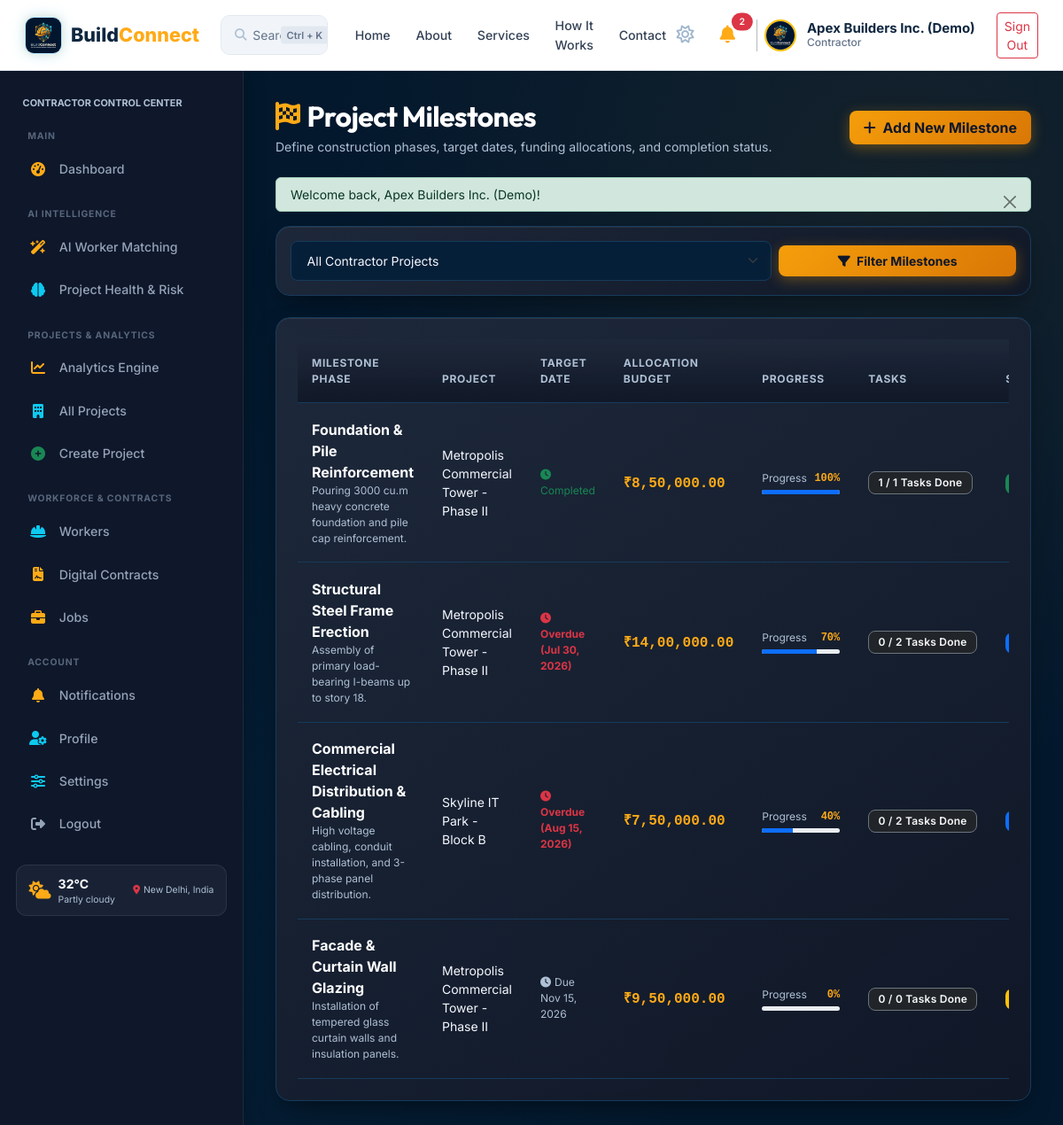
The app's page /contractor/milestones.php (signed in) with its own data.
### tables this page shows
CREATE TABLE IF NOT EXISTS users (
    id INT AUTO_INCREMENT PRIMARY KEY,
    name VARCHAR(100) NOT NULL,
    email VARCHAR(150) UNIQUE NOT NULL,
    password VARCHAR(255) NOT NULL,
    role ENUM('admin', 'contractor', 'worker', 'client') NOT NULL,
    phone VARCHAR(30) DEFAULT NULL,
    avatar VARCHAR(255) DEFAULT 'default_avatar.png',
    status ENUM('active', 'inactive', 'suspended') DEFAULT 'active',
    created_at TIMESTAMP DEFAULT CURRENT_TIMESTAMP,
    updated_at TIMESTAMP DEFAULT CURRENT_TIMESTAMP ON UPDATE CURRENT_TIMESTAMP,
    INDEX idx_user_email (email),
    INDEX idx_user_role (role),
    INDEX idx_user_created (created_at)
);

CREATE TABLE IF NOT EXISTS milestones (
    id INT AUTO_INCREMENT PRIMARY KEY,
    project_id INT NOT NULL,
    title VARCHAR(150) NOT NULL,
    description TEXT,
    target_date DATE DEFAULT NULL,
    amount DECIMAL(10,2) DEFAULT 0.00,
    progress_percent INT DEFAULT 0,
    status ENUM('pending', 'in_progress', 'completed', 'delayed') DEFAULT 'pending',
    completed_at DATETIME DEFAULT NULL,
    created_at TIMESTAMP DEFAULT CURRENT_TIMESTAMP,
    updated_at TIMESTAMP DEFAULT CURRENT_TIMESTAMP ON UPDATE CURRENT_TIMESTAMP,
    FOREIGN KEY (project_id) REFERENCES projects(id) ON DELETE CASCADE,
    INDEX idx_milestone_status (status),
    INDEX idx_milestone_due (target_date)
);

CREATE TABLE IF NOT EXISTS projects (
    id INT AUTO_INCREMENT PRIMARY KEY,
    contractor_id INT NOT NULL,
    client_id INT DEFAULT NULL,
    title VARCHAR(150) NOT NULL,
    description TEXT,
    location VARCHAR(200) NOT NULL,
    address VARCHAR(255) DEFAULT NULL,
    city VARCHAR(100) DEFAULT 'Ahmedabad',
    state VARCHAR(100) DEFAULT 'Gujarat',
    postal_code VARCHAR(20) DEFAULT '380054',
    location_lat DECIMAL(10,7) DEFAULT 23.0225,
    location_lng DECIMAL(10,7) DEFAULT 72.5714,
    budget DECIMAL(12,2) NOT NULL,
    start_date DATE DEFAULT NULL,
    end_date DATE DEFAULT NULL,
    status ENUM('pending', 'planning', 'active', 'in_progress', 'on_hold', 'completed', 'cancelled') DEFAULT 'in_progress',
    progress_percent INT DEFAULT 0,
    qr_code_token VARCHAR(64) UNIQUE,
    created_at TIMESTAMP DEFAULT CURRENT_TIMESTAMP,
    updated_at TIMESTAMP DEFAULT CURRENT_TIMESTAMP ON UPDATE CURRENT_TIMESTAMP,
    FOREIGN KEY (contractor_id) REFERENCES users(id) ON DELETE CASCADE,
    FOREIGN KEY (client_id) REFERENCES users(id) ON DELETE SET NULL,
    INDEX idx_project_status (status),
    INDEX idx_project_city (city),
    INDEX idx_project_state (state),
    INDEX idx_project_coords (location_lat, location_lng),
    INDEX idx_project_created (created_at)
);

### contractor/milestones.php (the view, shortened to what the rows shown need)
<?php
require_once __DIR__ . '/../includes/auth.php';
require_once __DIR__ . '/../includes/header.php';
require_once __DIR__ . '/../includes/navbar.php';
$user = currentUser();
$db = getDB();
$contractor_id = (int)$user['id'];
$sql = "
    SELECT m.*, p.title as project_title,
           (SELECT COUNT(*) FROM tasks t WHERE t.milestone_id = m.id) as total_tasks,
           (SELECT COUNT(*) FROM tasks t WHERE t.milestone_id = m.id AND t.status IN ('completed', 'done')) as done_tasks
    FROM milestones m
    JOIN projects p ON m.project_id = p.id
    WHERE p.contractor_id = ?
";
$params = [$contractor_id];
$sql .= " ORDER BY m.target_date ASC, m.id DESC";
$stmt = $db->prepare($sql);
$stmt->execute($params);
$milestones = $stmt->fetchAll();
?>
<div class="bc-layout">
    <?php require_once __DIR__ . '/../includes/sidebar.php'; ?>
    <main class="bc-main-content">
        <div class="d-flex flex-wrap justify-content-between align-items-center gap-3 mb-4">
            <div>
                <h1 class="h2 fw-bold text-white mb-1">
                    <i class="fa-solid fa-flag-checkered text-warning me-2"></i>Project Milestones
                </h1>
            </div>
        </div>
        <div class="bc-card p-4">
            <?php if (empty($milestones)): ?>
                <div class="bc-empty-state py-5 text-center">
                    <i class="fa-solid fa-flag fs-1 text-muted mb-3"></i>
                    <h3 class="h5 text-white fw-bold">No Milestones Recorded</h3>
                    <p class="text-muted small mb-4">No project milestones created for the selected filter.</p>
                </div>
            <?php else: ?>
                <div class="table-responsive">
                    <table class="table table-custom align-middle mb-0">
                        <thead>
                            <tr>
                                <th>Milestone Phase</th>
                                <th>Project</th>
                                <th>Target Date</th>
                                <th>Allocation Budget</th>
                                <th>Progress</th>
                                <th>Tasks</th>
                                <th>Status</th>
                            </tr>
                        </thead>
                        <tbody>
                            <?php foreach ($milestones as $ms): ?>
                                <?php $deadline = get_deadline_status($ms['target_date'], $ms['status']); ?>
                                <tr>
                                    <td>
                                        <div class="fw-bold text-white"><?= e($ms['title']) ?></div>
                                        <?php if ($ms['description']): ?>
                                            <div class="text-muted extra-small line-clamp-1"><?= e($ms['description']) ?></div>
                                        <?php endif; ?>
                                    </td>
                                    <td class="small text-info">
                                        <?= e($ms['project_title']) ?>
                                    </td>
                                    <td>
                                        <div class="<?= $deadline['class'] ?> extra-small">
                                            <i class="fa-solid fa-clock me-1"></i><?= $deadline['label'] ?>
                                        </div>
                                    </td>
                                    <td>
                                        <span class="font-monospace text-warning fw-bold"><?= format_currency($ms['amount']) ?></span>
                                    </td>
                                    <td style="min-width: 120px;">
                                        <div class="d-flex justify-content-between extra-small mb-1">
                                            <span class="text-muted">Progress</span>
                                            <span class="text-warning font-monospace fw-bold"><?= (int)$ms['progress_percent'] ?>%</span>
                                        </div>
                                        <div class="progress" style="height: 5px;">
                                            <div class="progress-bar bg-amber" style="width: <?= (int)$ms['progress_percent'] ?>%"></div>
                                        </div>
                                    </td>
                                    <td>
                                        <span class="badge bg-dark border border-secondary text-light extra-small">
                                            <?= (int)$ms['done_tasks'] ?> / <?= (int)$ms['total_tasks'] ?> Tasks Done
                                        </span>
                                    </td>
                                    <td>
                                        <span class="badge <?= get_status_badge_class($ms['status']) ?>"><?= e(ucfirst($ms['status'])) ?></span>
                                    </td>
                                </tr>
                            <?php endforeach; ?>
                        </tbody>
                    </table>
                </div>
            <?php endif; ?>
        </div>
    </main>
</div>
<?php require_once __DIR__ . '/../includes/footer.php'; ?>

### includes/navbar.php (shortened to what the rows shown need)
<?php
$user = get_logged_user();
?>
<nav class="bc-navbar bc-navbar-modern d-flex align-items-center justify-content-between">
    <div class="d-flex align-items-center gap-3">
        <?php if ($user):
            $unread_count = get_unread_notification_count($user['id']);
            $user_role_label = ucfirst($user['role']);
            if ($user['role'] === 'admin') $user_role_label = 'Executive Admin';
            elseif ($user['role'] === 'client') $user_role_label = 'Client';
            elseif ($user['role'] === 'worker') $user_role_label = 'Worker';
            elseif ($user['role'] === 'contractor') $user_role_label = 'Contractor';
            $user_avatar = (!empty($user['avatar']) && file_exists(__DIR__ . '/../assets/images/' . $user['avatar'])) ? $user['avatar'] : 'logo.png';
        ?>
            <button class="btn btn-sm btn-link text-slate-400 p-1 text-decoration-none d-none d-sm-inline-block" type="button" title="Toggle Light/Dark Theme">
                <i class="fa-regular fa-sun fs-5" style="color: #9FB6CF;"></i>
            </button>
            <div class="dropdown">
                <button class="btn btn-outline-secondary btn-sm position-relative text-light border-0" type="button" id="notifDropdown" data-bs-toggle="dropdown" aria-expanded="false">
                    <i class="fa-solid fa-bell text-warning fs-5" style="color: #FFAA16 !important;"></i>
                    <?php if ($unread_count > 0): ?>
                        <span class="position-absolute top-0 start-100 translate-middle badge rounded-pill bg-danger" style="font-size: 0.65rem;">
                            <?= $unread_count ?>
                        </span>
                    <?php endif; ?>
                </button>
            </div>
            <div class="d-flex align-items-center gap-2 ps-2 border-start border-secondary border-opacity-50">
                <img src="<?= BASE_URL ?>/assets/images/<?= sanitize($user_avatar) ?>" alt="Avatar" class="rounded-circle border border-2 border-warning" style="width: 36px; height: 36px; object-fit: cover;">
                <div class="profile-info text-start d-flex flex-column justify-content-center ms-1 me-1" style="line-height: 1.2; min-width: 130px; flex-shrink: 0; display: flex !important; visibility: visible !important; opacity: 1 !important;">
                    <div class="fw-bold profile-name bc-user-name" style="color: #0F2740 !important; font-weight: 700 !important; font-size: 15px !important; opacity: 1 !important; visibility: visible !important; display: block !important; white-space: nowrap;"><?= sanitize($user['name'] ?? 'User') ?></div>
                    <div class="extra-small profile-role bc-user-role" style="color: #64748B !important; font-size: 12px !important; font-weight: 500 !important; opacity: 1 !important; visibility: visible !important; display: block !important; white-space: nowrap;"><?= sanitize($user_role_label) ?></div>
                </div>
            </div>
            <a href="<?= BASE_URL ?>/logout.php" class="btn btn-outline-danger btn-sm ms-1">Sign Out</a>
        <?php endif; ?>
    </div>
</nav>

### includes/sidebar.php (shortened to what the rows shown need)
<?php
$user = get_logged_user();
$is_worker = ($user && isset($user['role']) && $user['role'] === ROLE_WORKER);
$is_admin  = ($user && isset($user['role']) && $user['role'] === ROLE_ADMIN);
$is_client = ($user && isset($user['role']) && $user['role'] === ROLE_CLIENT);
$is_contractor = ($user && isset($user['role']) && $user['role'] === ROLE_CONTRACTOR);
$sidebar_class = 'bc-sidebar';
$sidebar_id = '';
if ($is_worker) {
    $sidebar_class .= ' bc-sidebar-worker';
    $sidebar_id = 'id="bc-worker-sidebar"';
} elseif ($is_admin) {
    $sidebar_class .= ' bc-sidebar-admin';
    $sidebar_id = 'id="bc-admin-sidebar"';
} elseif ($is_client) {
    $sidebar_class .= ' bc-sidebar-client';
    $sidebar_id = 'id="bc-client-sidebar"';
} elseif ($is_contractor) {
    $sidebar_class .= ' bc-sidebar-contractor';
    $sidebar_id = 'id="bc-contractor-sidebar"';
}
?>
<aside class="<?= $sidebar_class ?>" <?= $sidebar_id ?>>
    <div class="px-2 mb-3">
        <div class="text-uppercase text-muted extra-small fw-bold tracking-wider" style="font-size: 0.68rem; color: var(--bc-text-secondary) !important;">
            <?= $user ? sanitize(strtoupper($user['role'])) . ' CONTROL CENTER' : 'NAVIGATION' ?>
        </div>
    </div>
</aside>

### records on screen
users: id "2", name "Apex Builders Inc. (Demo)", role "Contractor", role "CONTRACTOR"
milestones: title "Foundation & Pile Reinforcement", description "Pouring 3000 cu.m heavy concrete foundation and pile cap reinforcement.", project.title "Metropolis Commercial Tower - Phase II", target_date+status "Completed", amount "₹8,50,000.00", progress_percent "100", done_tasks "1", total_tasks "1"
milestones: title "Structural Steel Frame Erection", description "Assembly of primary load-bearing I-beams up to story 18.", project.title "Metropolis Commercial Tower - Phase II", target_date+status "Overdue (Jul 30, 2026)", amount "₹14,00,000.00", progress_percent "70", done_tasks "0", total_tasks "2"
milestones: title "Commercial Electrical Distribution & Cabling", description "High voltage cabling, conduit installation, and 3-phase panel distribution.", project.title "Skyline IT Park - Block B", target_date+status "Overdue (Aug 15, 2026)", amount "₹7,50,000.00", progress_percent "40", done_tasks "0", total_tasks "2"
milestones: title "Facade & Curtain Wall Glazing", description "Installation of tempered glass curtain walls and insulation panels.", project.title "Metropolis Commercial Tower - Phase II", target_date+status "Due Nov 15, 2026", amount "₹9,50,000.00", progress_percent "0", done_tasks "0", total_tasks "0"

### other values on screen
$flash['message'] "Welcome back, Apex Builders Inc. (Demo)!"
